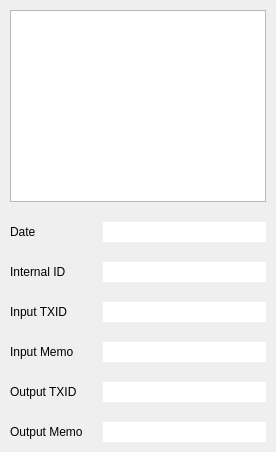
                <widget class="QWidget" name="tabBTransactions">
                 <attribute name="title">
                  <string>Transactions</string>
                 </attribute>
                 <layout class="QVBoxLayout" name="verticalLayout_12">
                  <property name="spacing">
                   <number>20</number>
                  </property>
                  <property name="leftMargin">
                   <number>10</number>
                  </property>
                  <property name="topMargin">
                   <number>10</number>
                  </property>
                  <property name="rightMargin">
                   <number>10</number>
                  </property>
                  <property name="bottomMargin">
                   <number>10</number>
                  </property>
                  <item>
                   <widget class="QTableWidget" name="bridgeTransactions">
                    <property name="editTriggers">
                     <set>QAbstractItemView::NoEditTriggers</set>
                    </property>
                    <property name="selectionMode">
                     <enum>QAbstractItemView::SingleSelection</enum>
                    </property>
                    <property name="selectionBehavior">
                     <enum>QAbstractItemView::SelectRows</enum>
                    </property>
                    <property name="showGrid">
                     <bool>false</bool>
                    </property>
                   </widget>
                  </item>
                  <item>
                   <layout class="QFormLayout" name="formLayout_4">
                    <property name="fieldGrowthPolicy">
                     <enum>QFormLayout::AllNonFixedFieldsGrow</enum>
                    </property>
                    <property name="horizontalSpacing">
                     <number>20</number>
                    </property>
                    <property name="verticalSpacing">
                     <number>20</number>
                    </property>
                    <item row="0" column="0">
                     <widget class="QLabel" name="label_16">
                      <property name="text">
                       <string>Date</string>
                      </property>
                     </widget>
                    </item>
                    <item row="0" column="1">
                     <widget class="QLineEdit" name="brtrnDate">
                      <property name="minimumSize">
                       <size>
                        <width>0</width>
                        <height>20</height>
                       </size>
                      </property>
                      <property name="frame">
                       <bool>false</bool>
                      </property>
                      <property name="readOnly">
                       <bool>false</bool>
                      </property>
                     </widget>
                    </item>
                    <item row="1" column="0">
                     <widget class="QLabel" name="label_21">
                      <property name="text">
                       <string>Internal ID</string>
                      </property>
                     </widget>
                    </item>
                    <item row="1" column="1">
                     <widget class="QLineEdit" name="brtrnId">
                      <property name="minimumSize">
                       <size>
                        <width>0</width>
                        <height>20</height>
                       </size>
                      </property>
                      <property name="frame">
                       <bool>false</bool>
                      </property>
                     </widget>
                    </item>
                    <item row="2" column="0">
                     <widget class="QLabel" name="label_18">
                      <property name="text">
                       <string>Input TXID</string>
                      </property>
                     </widget>
                    </item>
                    <item row="2" column="1">
                     <widget class="QLineEdit" name="brtrnInTransaction">
                      <property name="minimumSize">
                       <size>
                        <width>0</width>
                        <height>20</height>
                       </size>
                      </property>
                      <property name="frame">
                       <bool>false</bool>
                      </property>
                     </widget>
                    </item>
                    <item row="3" column="0">
                     <widget class="QLabel" name="label_28">
                      <property name="text">
                       <string>Input Memo</string>
                      </property>
                     </widget>
                    </item>
                    <item row="3" column="1">
                     <widget class="QLineEdit" name="brtrnInMemo">
                      <property name="minimumSize">
                       <size>
                        <width>0</width>
                        <height>20</height>
                       </size>
                      </property>
                      <property name="frame">
                       <bool>false</bool>
                      </property>
                     </widget>
                    </item>
                    <item row="4" column="0">
                     <widget class="QLabel" name="label_19">
                      <property name="text">
                       <string>Output TXID</string>
                      </property>
                     </widget>
                    </item>
                    <item row="4" column="1">
                     <widget class="QLineEdit" name="brtrnOutTransaction">
                      <property name="minimumSize">
                       <size>
                        <width>0</width>
                        <height>20</height>
                       </size>
                      </property>
                      <property name="frame">
                       <bool>false</bool>
                      </property>
                     </widget>
                    </item>
                    <item row="5" column="0">
                     <widget class="QLabel" name="label_29">
                      <property name="text">
                       <string>Output Memo</string>
                      </property>
                     </widget>
                    </item>
                    <item row="5" column="1">
                     <widget class="QLineEdit" name="brtrnInMemo_2">
                      <property name="minimumSize">
                       <size>
                        <width>0</width>
                        <height>20</height>
                       </size>
                      </property>
                      <property name="frame">
                       <bool>false</bool>
                      </property>
                     </widget>
                    </item>
                   </layout>
                  </item>
                 </layout>
                </widget>
